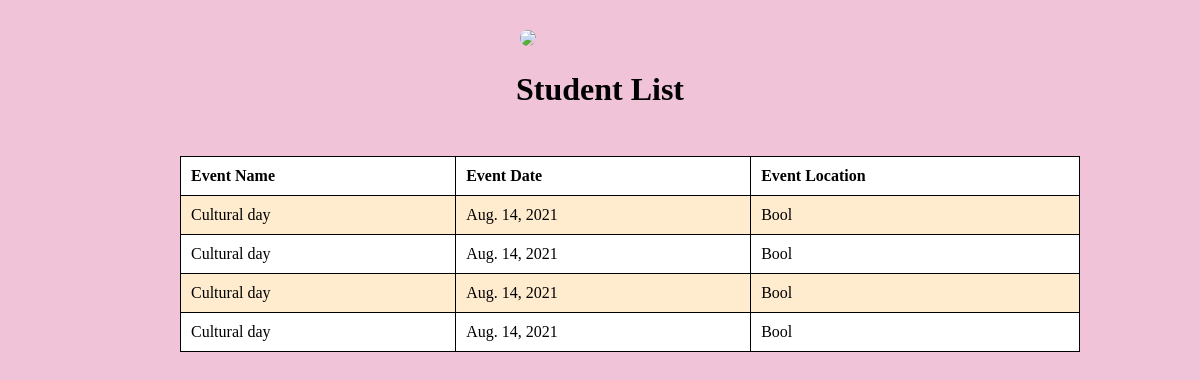
/events/list/, run on an earlier commit of the app's database.
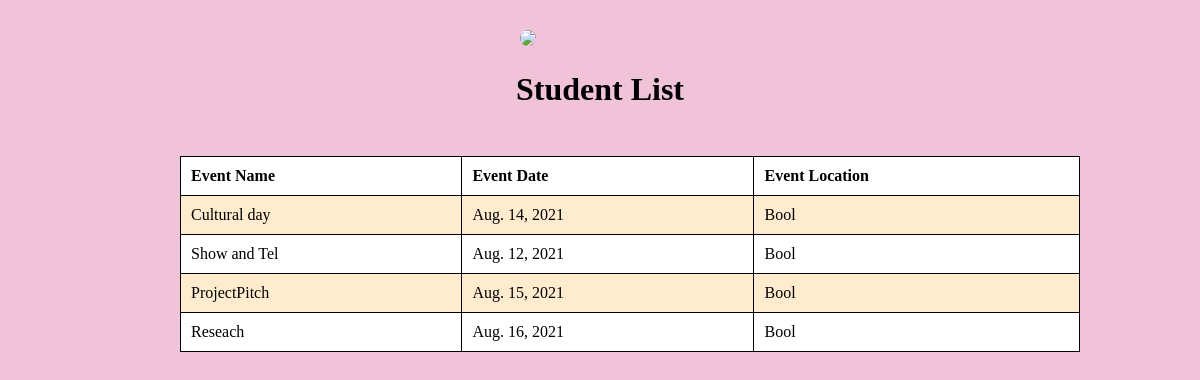
And on a later commit of the database.
### events/models.py (models this page shows)
class Events(models.Model):
    event_name=models.CharField(max_length=12)
    event_date=models.DateField(null=True)
    event_location=models.CharField(max_length=10)

### events/views.py (the view)
# urls.py: path("list/", event_list, name="list"),
def event_list(request):
    events = Events.objects.all()
    return render(request, "event_list.htm", {"events":events})

### events/templates/event_list.htm (shortened to what this page needs)
<!DOCTYPE html>
<html lang="en">
<head>
</head>
<body>
    <img class = "pic" src="https://encrypted-tbn0.gstatic.com/images?q=tbn:ANd9GcQAriIaiHNiXxhv7x1m99
    _HC9s55DEELgOHPEobCvdI3OFyx5LGDE0EHUZf3WG5cdvMh6A&usqp=CAU">
    <center><h1>Student List</h1></center>
    <table class="table">
        <tr>
            <th>Event Name</th>
            <th>Event Date</th>
            <th>Event Location</th>
        </tr>
        {% for event in events%}
        <tr>
            <td>
                {{event.event_name}}
            </td>
            <td>
                {{event.event_date}}
            </td>
            <td>
                {{event.event_location}}
            </td>
        </tr>
        {% endfor %}
    </table>
</body>
</html>

What changed in the data, as far as the page shows it:
changed Events: event_name "Cultural day" → "Show and Tel"; event_date "Aug. 14, 2021" → "Aug. 12, 2021"
changed Events: event_name "Cultural day" → "ProjectPitch"; event_date "Aug. 14, 2021" → "Aug. 15, 2021"
changed Events: event_name "Cultural day" → "Reseach"; event_date "Aug. 14, 2021" → "Aug. 16, 2021"
